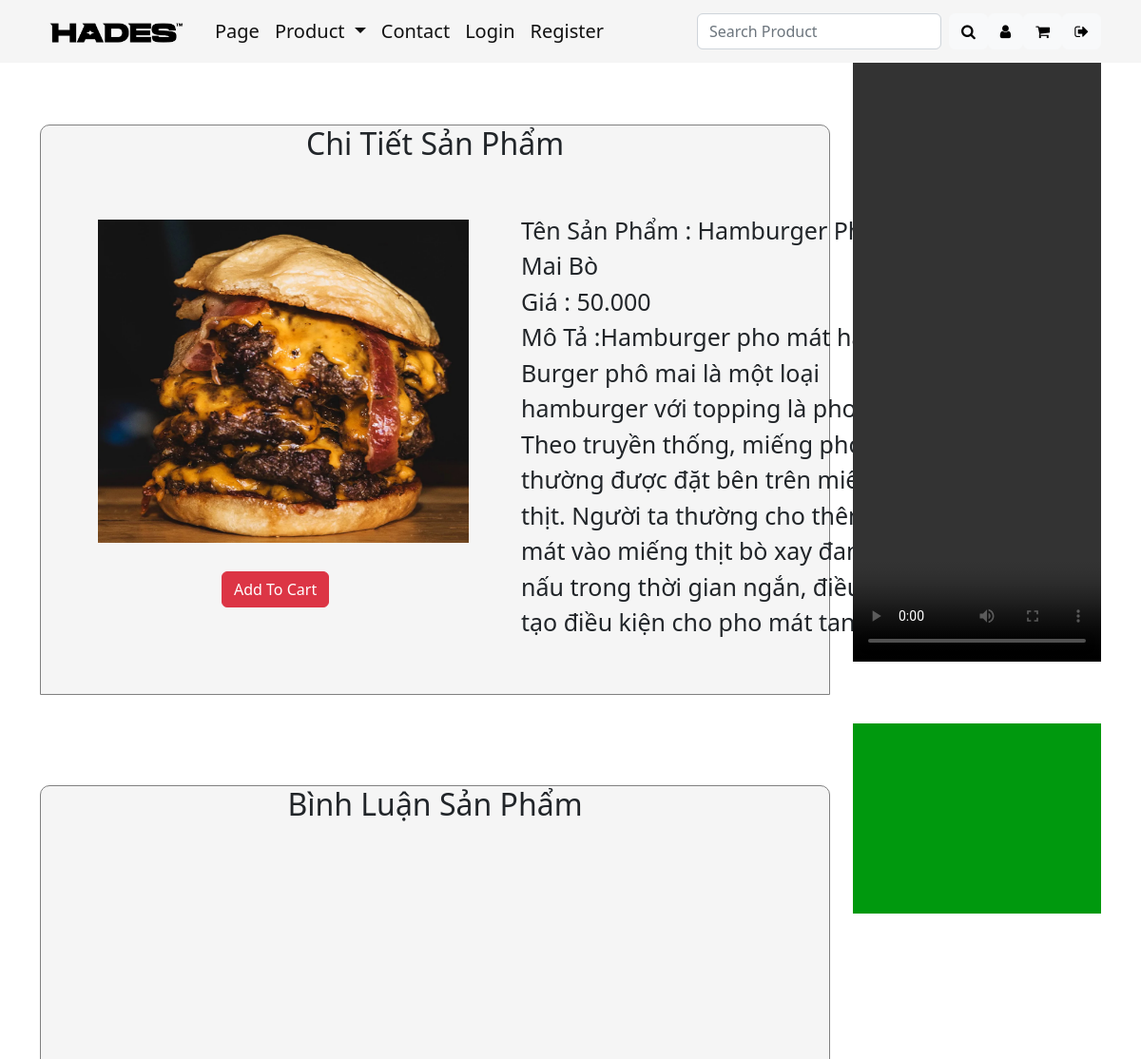
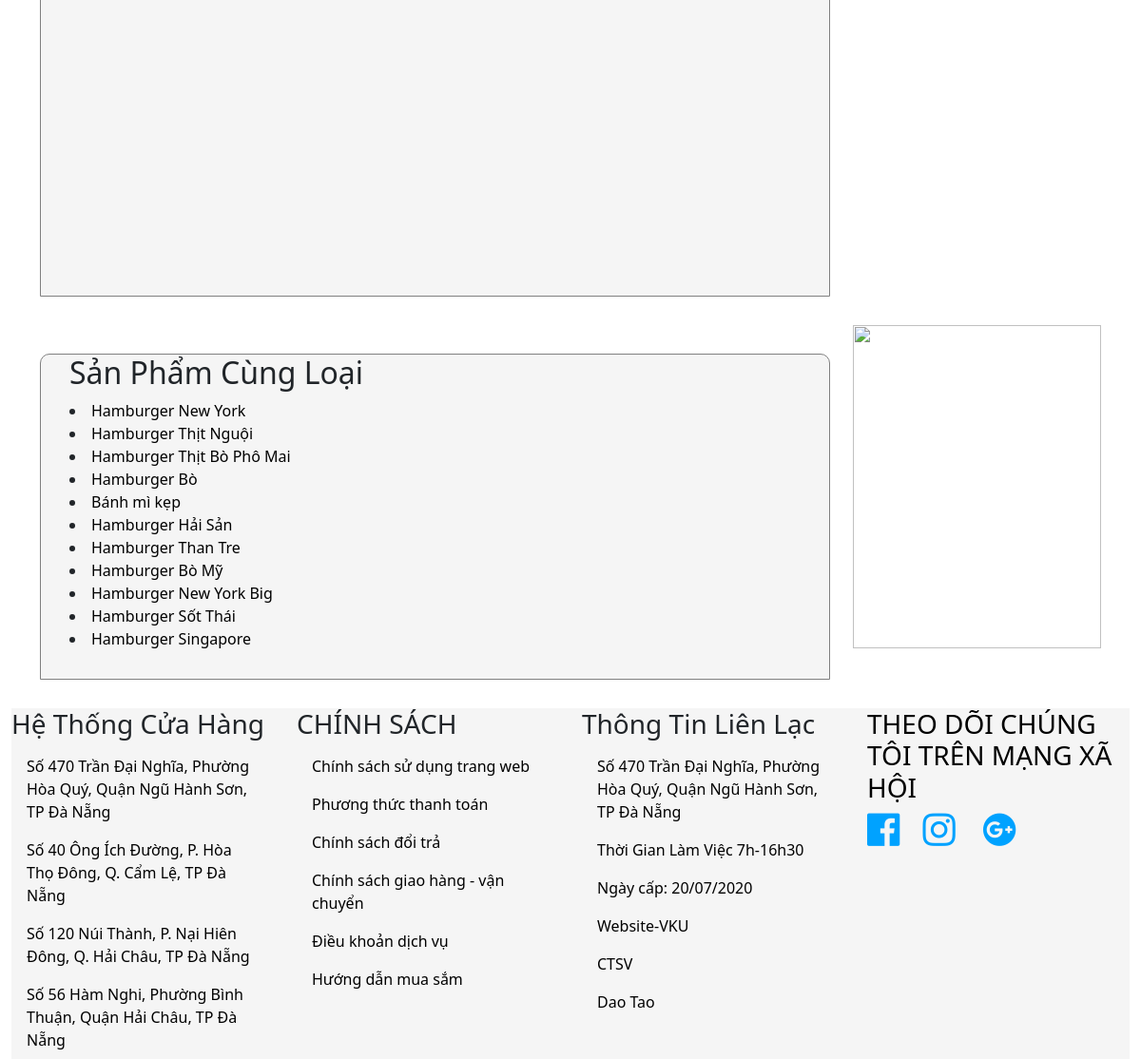
The app's page /ban_hang/controller_user/index.php?act=chitietsanpham&IDSP=55 with its own data (2 pictures, top to bottom).
### tables this page shows
CREATE TABLE `sanpham` (
  `IDSP` int(30) NOT NULL,
  `NAMESP` varchar(300) NOT NULL,
  `PRICE` varchar(200) NOT NULL,
  `IMG` varchar(300) NOT NULL,
  `MOTA` text DEFAULT NULL,
  `LUOTXEM` int(30) NOT NULL,
  `IDDM` int(30) NOT NULL
);

### ban_hang/global/global.php (called while the page is built)
<?php
$img_path="../upload/";
?>

### ban_hang/model/pdo.php (called while the page is built, shortened)
<?php
function pdo_get_connection(){
    $dburl = "mysql:host=localhost;dbname=banhang;charset=utf8";
    $username = 'root';
    $password = '';
    $conn = new PDO($dburl, $username, $password);
    $conn->setAttribute(PDO::ATTR_ERRMODE, PDO::ERRMODE_EXCEPTION);
    return $conn;
}
function pdo_query($sql){
    $sql_args = array_slice(func_get_args(), 1);
    try{
        $conn = pdo_get_connection();
        $stmt = $conn->prepare($sql);
        $stmt->execute($sql_args);
        $rows = $stmt->fetchAll();
        return $rows;
    }
    catch(PDOException $e){
        throw $e;
    }
    finally{
        unset($conn);
    }
}
function pdo_query_one($sql){
    $sql_args = array_slice(func_get_args(), 1);
    try{
        $conn = pdo_get_connection();
        $stmt = $conn->prepare($sql);
        $stmt->execute($sql_args);
        $row = $stmt->fetch(PDO::FETCH_ASSOC);
        return $row;
    }
    catch(PDOException $e){
        throw $e;
    }
    finally{
        unset($conn);
    }
}

### ban_hang/model/sanpham.php (called while the page is built, shortened)
<?php
function chitietsp($idsp)
{
    $sql = "SELECT * FROM sanpham  WHERE IDSP=" . $idsp;
    $sp = pdo_query_one($sql);
    return $sp;
}
function hienthidanhsachsp_chotrangchu()
{
    $sql = "SELECT * FROM sanpham WHERE 1 ORDER BY IDDM ASC LIMIT 0,1000 ";
    $danhsachsanpham = pdo_query($sql);
    return $danhsachsanpham;
}
function laysanphamcungloai($IDDM,$idsp)
{
    $sql = "SELECT * FROM sanpham WHERE IDDM ='.$IDDM.'  AND IDSP <>".$idsp;;
    $danhsachsanpham = pdo_query($sql);
    return $danhsachsanpham;
}
?>

### ban_hang/view_user/chitietsanpham.php (the view, shortened to what this page needs)
<div class="container ">
  <div class="row dong0ctdhs ">
    <div class="col-md-9 dong-ctsp" >
      <div class="khung-chitietsp ">
        <div class="text-spct">
          <h2>
            <center>Chi Tiết Sản Phẩm</center>
          </h2>
        </div>
        <?php
              extract($hienthichitietsp);
              $img=$img_path.$IMG;
              echo '
              <div class="khunganh-ctsp">
              <img class="anh-ctsp"  src="'.$img.'" >
              <form action="index.php?act=themgiohang" method="post">
              <input type="hidden" name="idsp" value="'.$IDSP.'">
               <input type="hidden" name="namesp" value="'.$NAMESP.'">
               <input type="hidden" name="img" value="'.$IMG.'">
               <input type="hidden" name="gia" value="'.$PRICE.' ">
               <input type="submit"  name="them-giohang" class="btn btn-danger nut-ctdh nut-muahang" value="Add To Cart">
              </form>
              </div>';
              echo '
					<div class="khungmotactsp">
          <span class="mota-sp">Tên Sản Phẩm : '.$NAMESP.'</span>
          <span  class="mota-sp">Giá : '.number_format($PRICE,0,',','.').'</span>
          <span  class="mota-sp">Mô Tả :'.$MOTA.'</span>
          </div>
          ';
            ?>
      </div>
    </div>
    <div class="col-md-3">
        <div class="khung-qcctdh">
          <video height="100%" width="100%" controls>
          <source type="video/mp4" src="../img/ctdh.mp4">
          </video>
        </div>
    </div>
  </div>
  <div class="row" id="binhluan">
   <div class="col-md-9 dong-ctsp">
    <div class="khung-chitietsp">
    <div class="text-spct">
          <h2>
            <center>Bình Luận Sản Phẩm</center>
          </h2>
        </div>
    </div>
   </div>
   <div class="col-md-3">
    <div class="khungyyy">
    </div>
   </div>
   </div>
  <div class="row ">
    <div class="col-md-9 dong-ctsp">
      <div class="khung-chitietsp-2 " >
        <div class="text-spct" >
          <h2 >
           Sản Phẩm Cùng Loại
          </h2>
        </div>
        <?php
                foreach ($sanpham_cungloai as $sanpham_cungloai) {
                  extract($sanpham_cungloai);
                  $linksp="index.php?act=chitietsanpham&IDSP=".$IDSP;
                echo '
					<li>
						<a href="'.$linksp.'" class="mu">'.$NAMESP.'</a>
					</li>';
                }
?>
      </div>
    </div>
    <div class="col-md-3">
      <div class="khung-ctdgdgd">
       <img src="../img/ramos.jpg" height="100%" width="100%" alt="">
      </div>
    </div>
  </div>
  </div>

### ban_hang/view_user/header.php (shortened to what this page needs)
<!DOCTYPE html>
<html lang="en">
  <head>
    <link rel="stylesheet" href="../font-awesome/css/font-awesome.min.css">
    <link rel="stylesheet" href="../bootstrap/css/bootstrap.min.css">
    <link rel="stylesheet" href="../css/style_user.css">
  </head>
  <body style="background-color: white;">
    <nav class="navbar navbar-expand-lg nav-bg fixed-top sticky-top" style="background-color: whitesmoke;">
      <div class="container">
        <a class="navbar-brand ">
          <img src="../img/anh1.png" class="anh1">
        </a>
        <div class="collapse navbar-collapse" id="navbarSupportedContent">
          <ul class="navbar-nav me-auto mb-2 mb-lg-0  justify-content-center">
          <li class="nav-item ">
              <a class="nav-link  text-yellow" href="index.php">Page</a>
            </li>
            <li class="nav-item dropdown">
              <a class="nav-link  text-yellow dropdown-toggle" href="#" role="button" data-bs-toggle="dropdown" aria-expanded="false"> Product </a>
            </li>
            <li class="nav-item">
              <a class="nav-link  text-yellow" href="index.php?act=lienhe">Contact</a>
            </li>
            <li class="nav-item">
              <a class="nav-link  text-yellow" href="index.php?act=dangnhap">Login</a>
            </li>
            <li class="nav-item">
              <a class="nav-link  text-yellow" href="index.php?act=dangky"> Register </a>
            </li>
          </ul>
        </div>
          <form class="d-flex" action="index.php?act=danhmucsanpham" method="POST" role="search">
            <input class="form-control me-2" name="keyword" type="search" required placeholder="Search Product" >
            <button class="btn btn-light" name="noidungtk" type="submit"><i class="fa fa-search" aria-hidden="true"></i></button>
            <a class="btn btn-light" href="index.php?act=taikhoandangnhap"><i class="fa fa-user" aria-hidden="true"></i></a>
            <a href="index.php?act=themgiohang" class="btn btn-light"><i class="fa fa-shopping-cart" aria-hidden="true"></i></a>
            <a href="index.php?act=thoat" class="btn btn-light"><i class="fa fa-sign-out" aria-hidden="true"></i></a>
          </form>
        </div>
    </nav>

### ban_hang/controller_user/index.php (shortened to what this page needs)
<?php
include "../model/pdo.php";
include "../model/sanpham.php";
include "../global/global.php";
$sanphamchotrangchu = hienthidanhsachsp_chotrangchu();
include "../view_user/header.php";
if (isset($_GET["act"])) {
    $act = $_GET["act"];
    switch ($act) {
        case "chitietsanpham":
            if (isset($_GET["IDSP"]) && $_GET["IDSP"] > 0) {
                $idsp = $_GET["IDSP"];
                $hienthichitietsp = chitietsp($idsp);
                extract($hienthichitietsp);
                $sanpham_cungloai = laysanphamcungloai($IDDM, $idsp);
                include "../view_user/chitietsanpham.php";
            } else {
                include "../view_user/home.php";
            }
            break;
    }
} else {
    include "../view_user/home.php";
}
include "../view_user/footer.php";
?>

### ban_hang/view_user/footer.php (shortened to what this page needs)
      <div class="container-fluid">
    <div class="dong13">
    <div class="row">
      <div class="col-md-3">
        <div class="cot13">
           <h3>
Hệ Thống Cửa Hàng</h3>
           <ul class="nav flex-column">
  <li class="nav-item">
    <a class="nav-link thea-footer" href="#">
    Số 470 Trần Đại Nghĩa, Phường Hòa Quý, Quận Ngũ Hành Sơn, TP Đà Nẵng
    </a>
  </li>
  <li class="nav-item">
    <a class="nav-link thea-footer" href="#">
    Số 40 Ông Ích Đường, P. Hòa Thọ Đông, Q. Cẩm Lệ, TP Đà Nẵng
    </a>
  </li>
  <li class="nav-item">
    <a class="nav-link thea-footer"href="#">
    Số 120 Núi Thành, P. Nại Hiên Đông, Q. Hải Châu, TP Đà Nẵng
    </a>
  </li>
  <li class="nav-item">
    <a class="nav-link thea-footer" href="#">
    Số 56 Hàm Nghi, Phường Bình Thuận, Quận Hải Châu, TP Đà Nẵng
    </a>
  </li>
</ul>
        </div>
      </div>
      <div class="col-md-3">
        <div class="cot13">
           <ul class="nav flex-column">
           <h3>CHÍNH SÁCH</h3>
  <li class="nav-item">
    <a class="nav-link thea-footer" href="#">
    Chính sách sử dụng trang web
    </a>
  </li>
  <li class="nav-item">
    <a class="nav-link thea-footer" href="#">
    Phương thức thanh toán
    </a>
  </li>
  <li class="nav-item">
    <a class="nav-link thea-footer"href="#">
    Chính sách đổi trả
    </a>
  </li>
  <li class="nav-item">
    <a class="nav-link thea-footer"href="#">
Chính sách giao hàng - vận chuyển
    </a>
  </li>
  <li class="nav-item">
    <a class="nav-link thea-footer"href="#">
    Điều khoản dịch vụ
    </a>
  </li>
  <li class="nav-item">
    <a class="nav-link thea-footer" href="#">
    Hướng dẫn mua sắm
    </a>
  </li>
</ul>
        </div>
      </div>
      <div class="col-md-3">
        <div class="cot13">
         <h3>
Thông Tin Liên Lạc</h3>
         <ul class="nav flex-column">
  <li class="nav-item">
    <a class="nav-link thea-footer" href="#">
    Số 470 Trần Đại Nghĩa, Phường Hòa Quý, Quận Ngũ Hành Sơn, TP Đà Nẵng
    </a>
  </li>
  <li class="nav-item">
    <a class="nav-link thea-footer" href="#">
    Thời Gian Làm Việc 7h-16h30
    </a>
  </li>
  <li class="nav-item">
    <a class="nav-link thea-footer"href="#">
    Ngày cấp: 20/07/2020
    </a>
  </li>
  <li class="nav-item">
    <a class="nav-link thea-footer"href="http://vku.udn.vn/">
     Website-VKU
    </a>
  </li>
  <li class="nav-item">
    <a class="nav-link thea-footer"href="https://ctsv.vku.udn.vn/">
     CTSV
    </a>
  </li>
  <li class="nav-item">
<a class="nav-link thea-footer"href="https://daotao.vku.udn.vn/">
Dao Tao
</a>
</li>
</ul>
        </div>
      </div>
      <div class="col-md-3">
        <div class="cot13">
          <span style=" color:black">
            <h3> THEO DÕI CHÚNG TÔI TRÊN MẠNG XÃ HỘI </h3>
          </span>
          <a href="https://www.facebook.com/vku.udn.vn"> <i class="fa fa-facebook-official" aria-hidden="true"></i></a>
         <a href="https://www.instagram.com/vku.udn.vn/"> <i class="fa fa-instagram" aria-hidden="true"></i></a>
         <a href="http://vku.udn.vn/"> <i class="fa fa-google-plus-official" aria-hidden="true"></i>
         </a>
        </div>
      </div>
    </div>
    </div>
  </div>
  </body>
</html>

### ban_hang/css/style_user.css (style rules this page uses)
.anh1 { width: 160px; }
.nav-bg { background-color:white; }
.text-yellow { color:#111; font-size: 20px; }
.fa-instagram { color:rgb(0, 162, 255); cursor: pointer; font-size: 40px; margin-right: 5px; }
.dong13 { background-color: whitesmoke; }
.cot13 { height:auto; background-color: whitesmoke; }
.fa-facebook-official { color:rgb(0, 162, 255); font-size: 40px; cursor: pointer; margin-right: 20px; }
.fa-google-plus-official { color:rgb(0, 162, 255); font-size: 40px; margin-left: 20px; margin-right: 20px; cursor: pointer; }
.thea-footer { color: black; }
.khunganh-ctsp { width: 450px; height: 400px; position: relative; top: 22px; }
.khungmotactsp { width: 450px; height: 400px; margin-left: 460px; padding: 15px; margin-top: -370px; }
.nut-ctdh { margin-left: 160px; position: relative; top: 400px; }
.khung-chitietsp { height: 600px; border: 1px solid gray; padding: 0 30px 30px 30px ; border-top-left-radius: 10px; border-top-right-radius: 10px; background-color: whitesmoke; margin-top: 35px; }
.khung-chitietsp-2 { height: auto; border: 1px solid gray; padding: 0 30px 30px 30px ; border-top-left-radius: 10px; border-top-right-radius: 10px; background-color: whitesmoke; }
.dong-ctsp { margin-bottom: 30px; margin-top: 30px; }
.anh-ctsp { position: absolute; height: 400px; padding: 30px; width: 450px; }
.mota-sp { display: block; font-size: 25px; }
.khung-qcctdh { height: 640px; margin-top: -10px; }
.khung-ctdgdgd { height: 340px; }
.mu { text-decoration: none; color: black; }
.khungyyy { width: 100%; height: 200px; background-color: #00990E; }

### records on screen
sanpham: IMG (picture), NAMESP "Hamburger Phô Mai Bò", PRICE "50.000", MOTA "Hamburger pho mát hay Burger phô mai là một loại hamburger với topping là pho mát. Theo truyền thống, miếng pho mát thường được đặt bên trên miếng thịt. Người ta thường cho thêm pho mát vào miếng thịt bò xay đang nấu trong thời gian ngắn, điều này tạo điều kiện cho pho mát tan chảy."
sanpham: NAMESP "Hamburger New York"
sanpham: NAMESP "Hamburger Thịt Nguội"
sanpham: NAMESP "Hamburger Thịt Bò Phô Mai"
sanpham: NAMESP "Hamburger Bò"
sanpham: NAMESP "Bánh mì kẹp"
sanpham: NAMESP "Hamburger Hải Sản"
sanpham: NAMESP "Hamburger Than Tre"
sanpham: NAMESP "Hamburger Bò Mỹ"
sanpham: NAMESP "Hamburger New York Big"
sanpham: NAMESP "Hamburger Sốt Thái"
sanpham: NAMESP "Hamburger Singapore"
